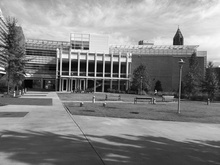
%> input picture input/simA.jpg, 220 x 165 px, shrunk from 640 x 480 before the run
$ octave imageBlend.m   (GNU Octave 9; MATLAB toolbox functions it lacks are replaced by stand-ins)
%> lines starting %> are read from the running program, lines starting %| are printed output that depends on the picture
%> further down, I1 is the input picture: size 165x220 uint8; min 0, max 255, mean 130.6
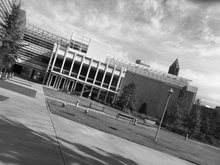
%> input picture input/simB.jpg, 220 x 165 px, shrunk from 640 x 480 before the run
%> further down, I2 is the input picture: size 165x220 uint8; min 0, max 255, mean 136
### myHarrisCorner.m
function [y, thetaI] = myHarrisCorner(I, alpha, gaussianSize, computeOrientation)
%> called with alpha = 0.04, gaussianSize = 5, computeOrientation = 1
%% Calculate Gradients of image
gaussian = fspecial('gaussian', 5, .5);

% Use separability of Sobel mask
gaussianX = imfilter(gaussian, [1, 0, -1]);
imageX = imfilter(double(I), gaussianX);
imageX = imfilter(imageX, [1; 2; 1]);

gaussianY = imfilter(gaussian, [1, 2, 1]);
imageY = imfilter(double(I), gaussianY);
imageY = imfilter(imageY, [1; 0; -1]);

% Compute gradient orientation
thetaI = [];
if computeOrientation == 1
    thetaI = atan2(imageY, imageX);
end

%% Construct the structure tensor
imageXY = imageX .* imageY;
imageX2 = imageX.^2;
imageY2 = imageY.^2;

% Apply Gaussian kernel for window function
imageXY = imgaussfilt(imageXY, 'FilterSize', gaussianSize);
imageX2 = imgaussfilt(imageX2, 'FilterSize', gaussianSize);
imageY2 = imgaussfilt(imageY2, 'FilterSize', gaussianSize);

%% Compute Harris Responce value 'R'
detM = imageX2 .* imageY2 - imageXY.^2;
traceM = imageX2 + imageY2;

R = detM - alpha * traceM.^2;

%% Apply threshold
thresh = 2*5000*10000;
R(R<thresh) = 0;

%% Non-maximum Suppression
nmxSize = 5;
nmxSizeH = floor(nmxSize/2);
[rows, cols] = size(R);
%> rows = 165; cols = 220
for i = 1 : rows
    for j = 1 : cols
        % search through all non-zero values
        if R(i,j) == 0
            continue;
        end

        % Set search window
        if j - nmxSizeH <= 0, borderLeft = 1; else borderLeft = j - nmxSizeH; end
        if j + nmxSizeH >= cols, borderRight = cols; else borderRight = j + nmxSizeH; end
        if i - nmxSizeH <= 0, borderTop = 1; else borderTop = i - nmxSizeH; end
        if i + nmxSizeH >= rows, borderBottom = rows; else borderBottom = i + nmxSizeH; end

        % Suppress value if non-max
        for col = borderLeft : borderRight
            for row = borderTop : borderBottom
                if R(row, col) <= R(i,j) && (i ~= row || j ~= col)
                    R(row,col) = 0;
                elseif i ~= row && j ~= col
                    R(i,j) = 0;
                end
            end
        end
    end
end
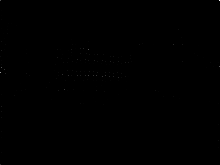
%> R: size 165x220 double; min 0, max 1.66e+10, mean 5617543.7; drawn with min black and max white
%> after the loop, borderBottom = 165; borderLeft = 218; borderRight = 220; borderTop = 163

% find non-zero elements of R matrix
[row, col] = find(R);
%> row = 197 values from 1 to 165; col = 197 values from 1 to 220
y = [row col];
%> y = 197 rows, first 12: [1 1; 57 1; 73 1; 165 1; 11 2; 16 2; 20 2; 29 2; 42 2; 51 2; 61 2; 65 2]

figure
imshow(I)
hold on
plot(col, row, 'rx', 'LineWidth', 2, 'MarkerSize', 1);
title('Harris Corners');
hold off
end

### imageBlend.m
%% Install VLFeat
% type 'vl_version verbose' command to check if installed correctly
run('vlfeat-0.9.17/toolbox/vl_setup')


%% Read Images
%I1 = imread('input/transA.jpg');
%I2 = imread('input/transB.jpg');
I1 = imread('input/simA.jpg');
I2 = imread('input/simB.jpg');

%% Calculate Harris Corners
[y1, thetaI1] = myHarrisCorner(I1, 0.04, 5, 1);
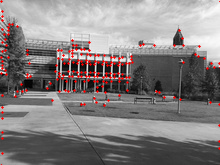
%> figure redrawn from the program's plot data; its title reads 'Harris Corners'
%> y1 has the same summary as y in myHarrisCorner
[y2, thetaI2] = myHarrisCorner(I2, 0.04, 5, 1);
%> call 2 of myHarrisCorner, with alpha = 0.04, gaussianSize = 5, computeOrientation = 1
%> in myHarrisCorner (call 2), `thetaI = atan2(imageY, imageX);`:
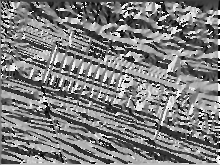
%> thetaI: size 165x220 double; min -3.14, max 3.14, mean -0.0351; drawn with min black and max white
%> in myHarrisCorner (call 2), `imageXY = imageX .* imageY;`:
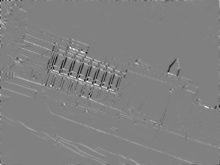
%> imageXY: size 165x220 double; min -199027.5, max 195624.6, mean 959.6; drawn with min black and max white
%> after the loop in myHarrisCorner (call 2), `for i = 1 : rows`:
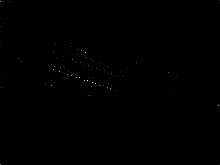
%> R: size 165x220 double; min 0, max 5.56e+09, mean 5145309.8; drawn with min black and max white
%> in myHarrisCorner (call 2), `[row, col] = find(R);`: row = 200 values from 1 to 165; col = 200 values from 1 to 220
%> in myHarrisCorner (call 2), `y = [row col];`: y = 200 rows, first 12: [2 1; 27 1; 37 1; 46 1; 165 1; 8 2; 14 2; 19 2; 22 2; 31 2; 34 2; 42 2]
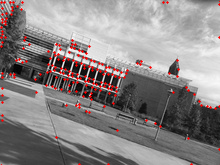
%> figure redrawn from the program's plot data; its title reads 'Harris Corners'
%> y2 has the same summary as y in myHarrisCorner

%% Calculate f matrix containing features location, scale and orientation
scale = 10;
fSize1 = size(y1,1);
%> fSize1 = 197
f1 = zeros(fSize1, 4);
for i = 1 : fSize1
    tempy = y1(i,:);
    f1(i,:) = [tempy(2) tempy(1) scale thetaI1(tempy(1), tempy(2))];
end
%> this loop made 197 passes
%> tempy on passes 1 to 3: [1 1], [57 1], [73 1]
%> after the loop, f1 = 197 rows, first 8: [1 1 10 -0.869; 1 57 10 -0.566; 1 73 10 0.406; 1 165 10 0.863; 2 11 10 -2.57; 2 16 10 -0.619; 2 20 10 0.381; 2 29 10 0.473]

fSize2 = size(y2,1);
%> fSize2 = 200
f2 = zeros(fSize2, 4);
for i = 1 : fSize2
    tempy = y2(i,:);
    f2(i,:) = [tempy(2) tempy(1) scale thetaI2(tempy(1), tempy(2))];
end
%> this loop made 200 passes
%> tempy on passes 1 to 3: [2 1], [27 1], [37 1]
%> after the loop, f2 = 200 rows, first 8: [1 2 10 -0.273; 1 27 10 -0.433; 1 37 10 -0.314; 1 46 10 0.496; 1 165 10 0.848; 2 8 10 -2.1; 2 14 10 -2.31; 2 19 10 -2.42]

%% Calculate SIFT descriptors
smoothedI1 = imgaussfilt(I1, .5, 'FilterSize', 5);
smoothedI2 = imgaussfilt(I2, .5, 'FilterSize', 5);
%> (the run ends here)
